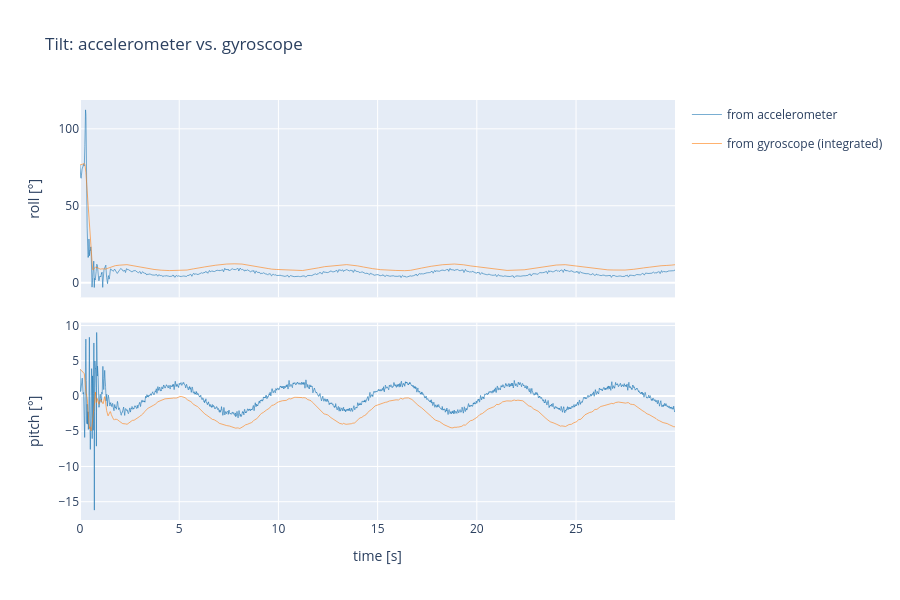

Notebook cell for this chart:
### Markdown cell above
## 6. Do both sensors agree? Tilt comparison
Two independent ways to get the phone's tilt:
- **Accelerometer**: direction of gravity → roll/pitch (noisy during motion, but no drift)
- **Gyroscope**: integrate angular rate over time (smooth, but drifts)

If both curves match, both sensors are consistent → trustworthy.
(Simple approximation, works best for moderate tilts.)

### Code cell
# Tilt from the accelerometer: angle of the gravity vector
ax_, ay_, az_ = acc.T
roll_acc = np.degrees(np.arctan2(ay_, az_))
pitch_acc = np.degrees(np.arctan2(-ax_, np.hypot(ay_, az_)))

# Tilt from the gyroscope: sum up angular rate * time step, starting at the accelerometer angle
dt_s = np.diff(t, prepend=t[0])
roll_gyr = roll_acc[0] + np.degrees(np.cumsum(gyr[:, 0] * dt_s))
pitch_gyr = pitch_acc[0] + np.degrees(np.cumsum(gyr[:, 1] * dt_s))

# Both curves should follow each other; a slowly growing gap = gyro drift
fig = make_subplots(rows=2, cols=1, shared_xaxes=True, vertical_spacing=0.06)
for row, (from_acc, from_gyr) in enumerate([(roll_acc, roll_gyr), (pitch_acc, pitch_gyr)], start=1):
    fig.add_trace(go.Scatter(x=t, y=from_acc, name="from accelerometer", legendgroup="acc", line_color="#1f77b4", showlegend=row == 1), row=row, col=1)
    fig.add_trace(go.Scatter(x=t, y=from_gyr, name="from gyroscope (integrated)", legendgroup="gyr", line_color="#ff7f0e", showlegend=row == 1), row=row, col=1)
fig.update_yaxes(title_text="roll [°]", row=1, col=1)
fig.update_yaxes(title_text="pitch [°]", row=2, col=1)
fig.update_xaxes(title_text="time [s]", row=2, col=1)
fig.update_layout(height=600, hovermode="x unified", title="Tilt: accelerometer vs. gyroscope")
fig.show()

### Figure 1 — Plotly figure (JSON) as saved in the notebook; plotly's stock layout.template omitted (floating-point values rounded to 4 significant figures; data arrays with more than 128 entries replaced by an {"elided": "..."} marker saying what was removed)
{"data": [{"legendgroup": "acc", "line": {"color": "#1f77b4"}, "name": "from accelerometer", "showlegend": true, "type": "scatter", "x": {"elided": "14989 float values"}, "xaxis": "x", "y": {"elided": "14989 float values"}, "yaxis": "y"}, {"legendgroup": "gyr", "line": {"color": "#ff7f0e"}, "name": "from gyroscope (integrated)", "showlegend": true, "type": "scatter", "x": {"elided": "14989 float values"}, "xaxis": "x", "y": {"elided": "14989 float values"}, "yaxis": "y"}, {"legendgroup": "acc", "line": {"color": "#1f77b4"}, "name": "from accelerometer", "showlegend": false, "type": "scatter", "x": {"elided": "14989 float values"}, "xaxis": "x2", "y": {"elided": "14989 float values"}, "yaxis": "y2"}, {"legendgroup": "gyr", "line": {"color": "#ff7f0e"}, "name": "from gyroscope (integrated)", "showlegend": false, "type": "scatter", "x": {"elided": "14989 float values"}, "xaxis": "x2", "y": {"elided": "14989 float values"}, "yaxis": "y2"}], "layout": {"height": 600, "hovermode": "x unified", "title": {"text": "Tilt: accelerometer vs. gyroscope"}, "xaxis": {"anchor": "y", "domain": [0, 1], "matches": "x2", "showticklabels": false}, "xaxis2": {"anchor": "y2", "domain": [0, 1], "title": {"text": "time [s]"}}, "yaxis": {"anchor": "x", "domain": [0.53, 1], "title": {"text": "roll [°]"}}, "yaxis2": {"anchor": "x2", "domain": [0, 0.47], "title": {"text": "pitch [°]"}}}}
